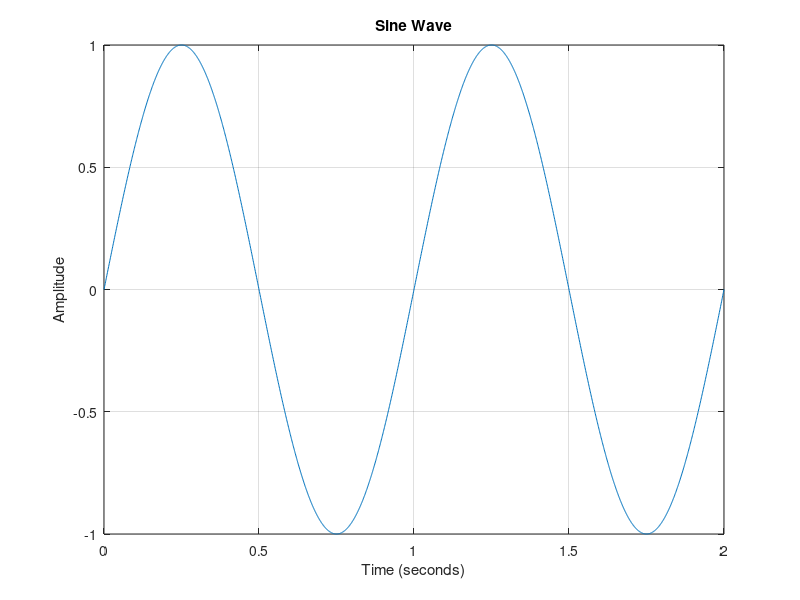

Reproduce this figure in MATLAB.
% Define the parameters
amplitude = 1;          % Amplitude of the sine wave
frequency = 1;          % Frequency of the sine wave (in Hz)
phase = 0;              % Phase shift of the sine wave (in radians)
sampling_rate = 1000;   % Sampling rate (in Hz)
duration = 2;           % Duration of the signal (in seconds)

% Generate time vector
t = linspace(0, duration, duration * sampling_rate);

% Generate the sine wave
sine_wave = amplitude * sin(2 * pi * frequency * t + phase);

% Plot the sine wave
plot(t, sine_wave);
title('Sine Wave');
xlabel('Time (seconds)');
ylabel('Amplitude');
grid on;